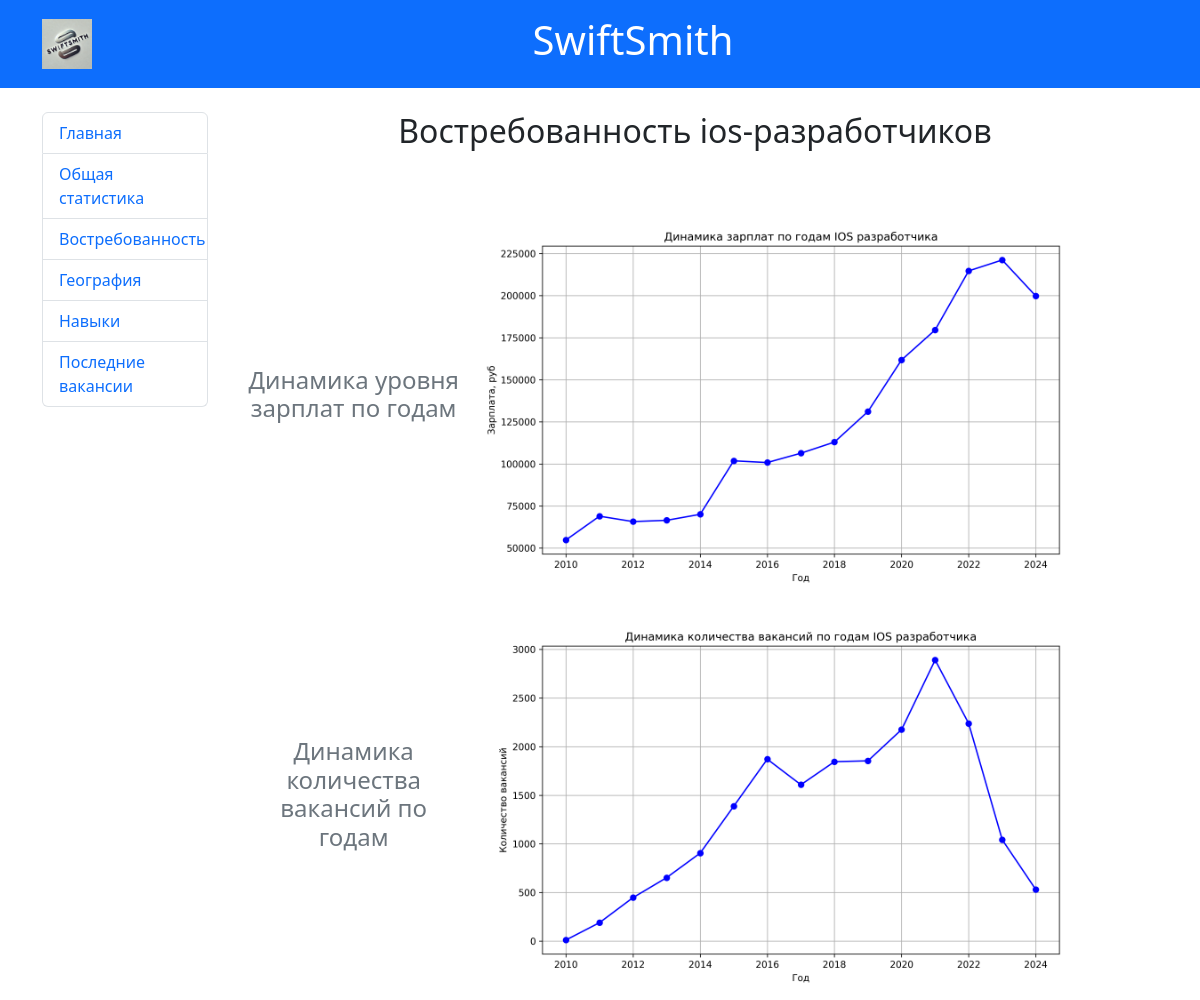
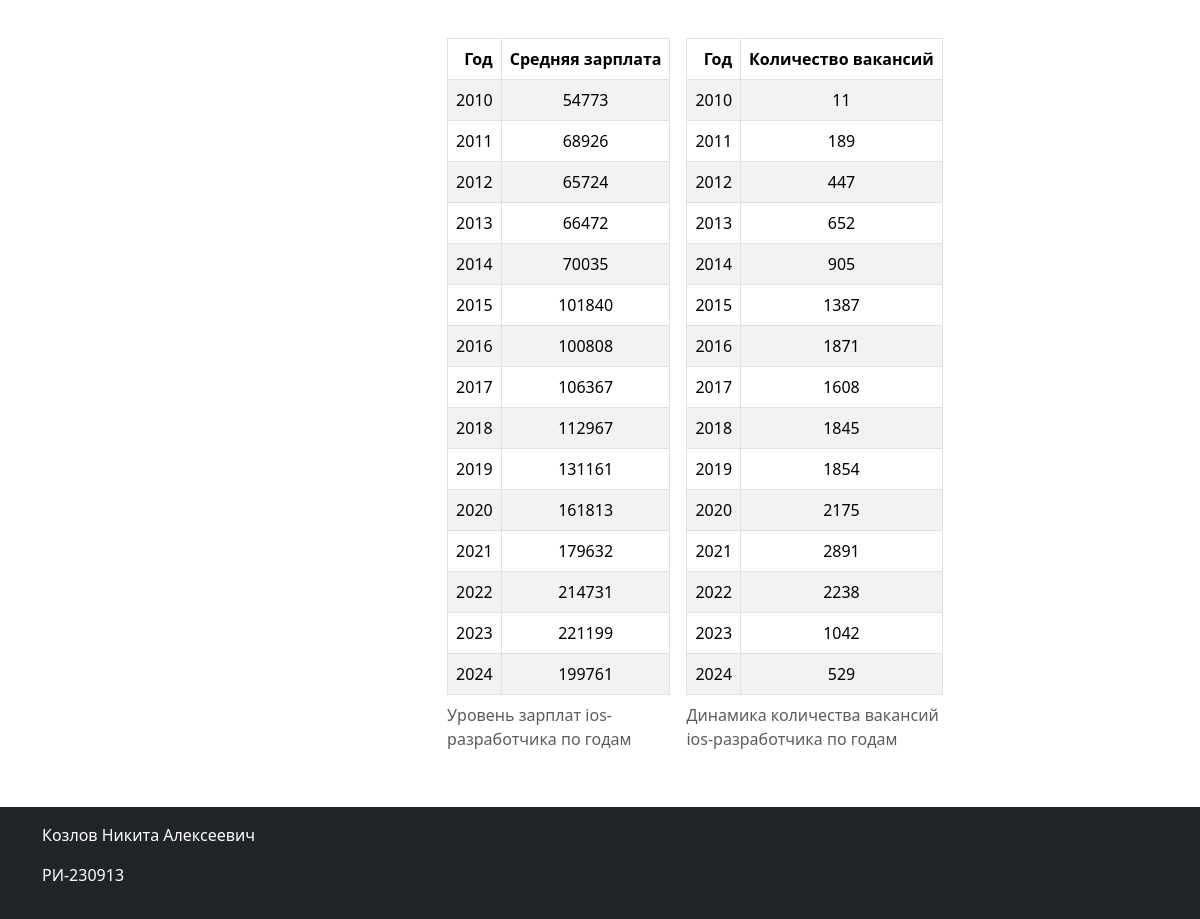
Screenshot of /relevance/ with the database file from the repository (2 pictures, top to bottom).
### ios/models.py (models this page shows)
class MenuNavigation(models.Model):
    first_menu = models.CharField(max_length=25, verbose_name='Первый пункт меню')
    second_menu = models.CharField(max_length=25, verbose_name='Второй пункт меню')
    third_menu = models.CharField(max_length=25, verbose_name='Третий пункт меню')
    fourth_menu = models.CharField(max_length=25, verbose_name='Четвертый пункт меню')
    fifth_menu = models.CharField(max_length=25, verbose_name='Пятый пункт меню')
    sixth_menu = models.CharField(max_length=25, verbose_name='Шестой пункт меню')

class DataContent(models.Model):
    data = models.TextField(blank=True, verbose_name='Данные')
    class Meta:
        abstract = True

class RelevanceStatistics(DataContent):
    salary_chart = models.ImageField(upload_to='media/%Y/%m/%d', blank=False, verbose_name='График зарплат')
    vacancy_chart = models.ImageField(upload_to='media/%Y/%m/%d', blank=False, verbose_name='График вакансий')

### ios/views.py (the view)
# urls.py: path('relevance/', RelevancePage.as_view(), name="relevance"),
class RelevancePage(AbstractView):
    template = 'relevance.html'
    data_model = RelevanceStatistics
    context_key = 'statistics'

### ios/views.py (called while the page is built)
    def fetch_data(self):
        return self.data_model.objects.all() if self.data_model else []

    def prepare_context(self, **extra_context):
        return {
            'menu': MenuNavigation.objects.all(),
            self.context_key: self.fetch_data(),
            **extra_context,
        }

    def get(self, request, *args, **kwargs):
        return render(request, self.template, self.prepare_context())

### ios_developer/templates/relevance.html
{% extends 'base.html' %}
{% load static %}
{% block content %}
<h2 class="pb-4 text-center">Востребованность ios-разработчиков</h2>
{% for statistic in statistics %}
<div class="pricing-header p-3 pb-md-4 mx-auto text-center">
  <div class="dynamic-salary-level-by-years d-flex align-items-center">
    <h4 class="text-secondary">Динамика уровня зарплат по годам</h4>
     <img src="{{ statistic.salary_chart.url }}" alt="Salary level" class="me-3" style="height: 400px;">
  </div>
  <div class="dynamic-salary-level-by-years d-flex align-items-center">
    <h4 class="text-secondary">Динамика количества вакансий по годам</h4>
    <img src="{{ statistic.vacancy_chart.url }}" alt="Count vacancies" class="me-3" style="height: 400px;">
  </div>
</div>
{{ statistic.data | safe }}
{% endfor %}
{% endblock %}

### ios_developer/templates/base.html (shortened to what this page needs)
<!DOCTYPE html>
{% load static %}
<html lang="en">
<head>
    <link rel="stylesheet" href="https://cdn.jsdelivr.net/npm/bootstrap@5.3.2/dist/css/bootstrap.min.css">
</head>
<body>
    <header class="bg-primary text-white p-3">
        <div class="container d-flex justify-content-between align-items-center">
            <img src="{% static 'logo.webp' %}" alt="Logo" class="me-3" style="height: 50px;">
            <h1 class="text-center mx-auto">SwiftSmith</h1>
        </div>
    </header>
    <div class="container mt-4">
        <div class="row">
            <aside class="col-md-2">
                <nav>
                    <ul class="list-group">
                        {% for menu_item in menu %}
                        <li class="list-group-item">
                            <a href="/" class="text-decoration-none">{{ menu_item.first_menu }}</a>
                        </li>
                        <li class="list-group-item">
                            <a href="/general/" class="text-decoration-none">{{ menu_item.second_menu }}</a>
                        </li>
                        <li class="list-group-item">
                            <a href="/relevance/" class="text-decoration-none">{{ menu_item.third_menu }}</a>
                        </li>
                        <li class="list-group-item">
                            <a href="/regional/" class="text-decoration-none">{{ menu_item.fourth_menu }}</a>
                        </li>
                        <li class="list-group-item">
                            <a href="/skills/" class="text-decoration-none">{{ menu_item.fifth_menu }}</a>
                        </li>
                        <li class="list-group-item">
                            <a href="" class="text-decoration-none">{{ menu_item.sixth_menu }}</a>
                        </li>
                        {% endfor %}
                    </ul>
                </nav>
            </aside>
            <main class="col-md-10">
                {% block content %}
                {% endblock %}
            </main>
        </div>
    </div>
    <footer class="bg-dark text-white p-3 mt-4">
        <div class="container">
            <p>Козлов Никита Алексеевич</p>
            <p>РИ-230913</p>
        </div>
    </footer>
</body>
</html>

### rows the page displays
MenuNavigation: first_menu "Главная", second_menu "Общая статистика", third_menu "Востребованность", fourth_menu "География", fifth_menu "Навыки", sixth_menu "Последние вакансии"
RelevanceStatistics: salary_chart (picture), vacancy_chart (picture), data "Уровень зарплат ios-разработчика по годам Год Средняя зарплата 2010 54773 2011 68926 2012 65724 2013 66472 2014 70035 2015 101840 2016 100808 2017 106367 2018 112967 2019 131161 2020 161813 2021 179632 2022 214731 2023 221199 2024 199761 Динамика количества вакансий ios-разработчика по годам Год Количество вакансий 2010 11 2011 189 2012 447 2013 652 2014 905 2015 1387 2016 1871 2017 1608 2018 1845 2019 1854 2020 2175 2021 2891 2022 2238 2023 1042 2024 529"
